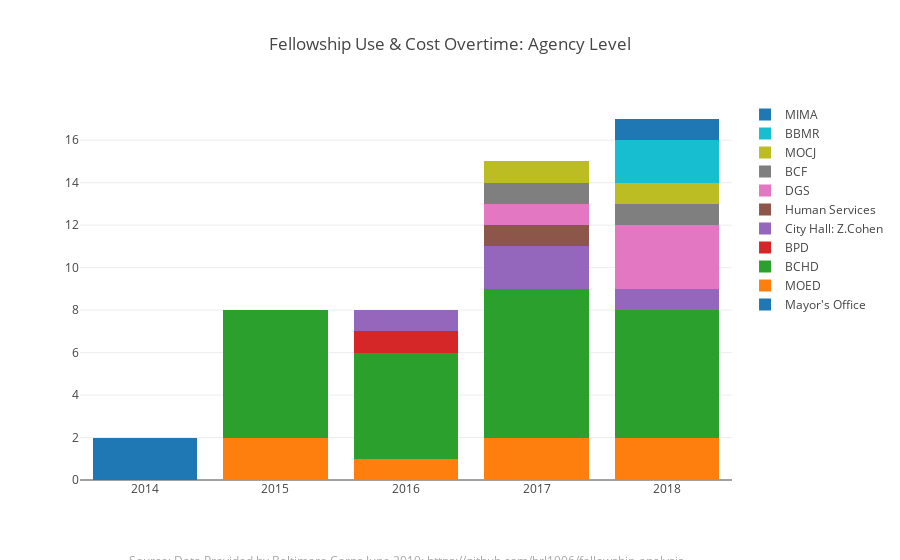

Notebook code for this chart:
### Markdown cell above
## <font color=blue>Changes in fellowship use and cost overtime by agency</font>

### Code cell
## TODO: set color scheme and style consistent with other charts, add hovertext as agency, fellows, spending

traces = []

for agncy in dframe['agency'].unique():
    traces.append(go.Bar(
        x = (dframe[dframe['agency'] == agncy].
             groupby(dframe[dframe['agency'] == agncy].
                     index)['fellows_count'].mean().index),
        y = (dframe[dframe['agency'] == agncy].
             groupby(dframe[dframe['agency'] == agncy].
                     index)['fellows_count'].mean().values),
        name = agncy,
        

    ))

fig = {
    'data':traces,
    'layout': {
        'title': 'Fellowship Use & Cost Overtime: Agency Level',
        'hovermode':'closest',
        'barmode': 'stack',
        'xaxis':{'nticks':dframe.index.nunique()},
        'legend':{'orientation':'v'},
        'annotations':[
            {
                'font':{'size':12,
                       'color':'darkgrey'},
                'showarrow':False,
                'text': 'Source: Data Provided by Baltimore Corps June 2019: https://github.com/brl1906/fellowship-analysis',
                'xref':'paper',
                'yref':'paper',
                'x':.5,
                'y':-.24}
        ]
    }}

pyo.iplot(fig)

### Figure 1 — Plotly figure (JSON) as saved in the notebook; plotly's stock layout.template omitted (floating-point values rounded to 4 significant figures)
{"data": [{"name": "Mayor's Office", "type": "bar", "uid": "58c0e386-e9bf-49e2-bded-43ed05b75e22", "x": ["2014-01-01"], "y": [2]}, {"name": "MOED", "type": "bar", "uid": "f002f058-f474-49b2-b55d-ae1bdfa30502", "x": ["2015-01-01", "2016-01-01", "2017-01-01", "2018-01-01"], "y": [2, 1, 2, 2]}, {"name": "BCHD", "type": "bar", "uid": "dc637960-7cca-416d-b7b9-e55875fb63c7", "x": ["2015-01-01", "2016-01-01", "2017-01-01", "2018-01-01"], "y": [6, 5, 7, 6]}, {"name": "BPD", "type": "bar", "uid": "942bcb76-1f0d-4e81-b7f1-cf9140769626", "x": ["2016-01-01"], "y": [1]}, {"name": "City Hall: Z.Cohen", "type": "bar", "uid": "25e4bd67-bcb8-407f-bbef-cbb29443d367", "x": ["2016-01-01", "2017-01-01", "2018-01-01"], "y": [1, 2, 1]}, {"name": "Human Services", "type": "bar", "uid": "686e1020-bfa1-4d1d-ad75-6d1681bdea3d", "x": ["2017-01-01"], "y": [1]}, {"name": "DGS", "type": "bar", "uid": "6f841469-99d3-4060-b678-a875cfdcdeac", "x": ["2017-01-01", "2018-01-01"], "y": [1, 3]}, {"name": "BCF", "type": "bar", "uid": "e80465f1-2bdc-4c52-859b-f4fe3f9f87f4", "x": ["2017-01-01", "2018-01-01"], "y": [1, 1]}, {"name": "MOCJ", "type": "bar", "uid": "0a87def5-7d97-4d77-bdbd-9b143f5967b6", "x": ["2017-01-01", "2018-01-01"], "y": [1, 1]}, {"name": "BBMR", "type": "bar", "uid": "b1b36ef5-7e26-4e38-871e-a1617624759d", "x": ["2018-01-01"], "y": [2]}, {"name": "MIMA", "type": "bar", "uid": "6bb1231d-ac42-4b8a-82cf-70bd68006755", "x": ["2018-01-01"], "y": [1]}], "layout": {"annotations": [{"font": {"color": "darkgrey", "size": 12}, "showarrow": false, "text": "Source: Data Provided by Baltimore Corps June 2019: https://github.com/brl1906/fellowship-analysis", "x": 0.5, "xref": "paper", "y": -0.24, "yref": "paper"}], "autosize": true, "barmode": "stack", "hovermode": "closest", "legend": {"orientation": "v"}, "title": {"text": "Fellowship Use & Cost Overtime: Agency Level"}, "xaxis": {"autorange": true, "nticks": 5, "range": ["2013-07-02 12:00", "2018-07-02 12:00"], "type": "date"}, "yaxis": {"autorange": true, "range": [0, 17.89], "type": "linear"}}}
